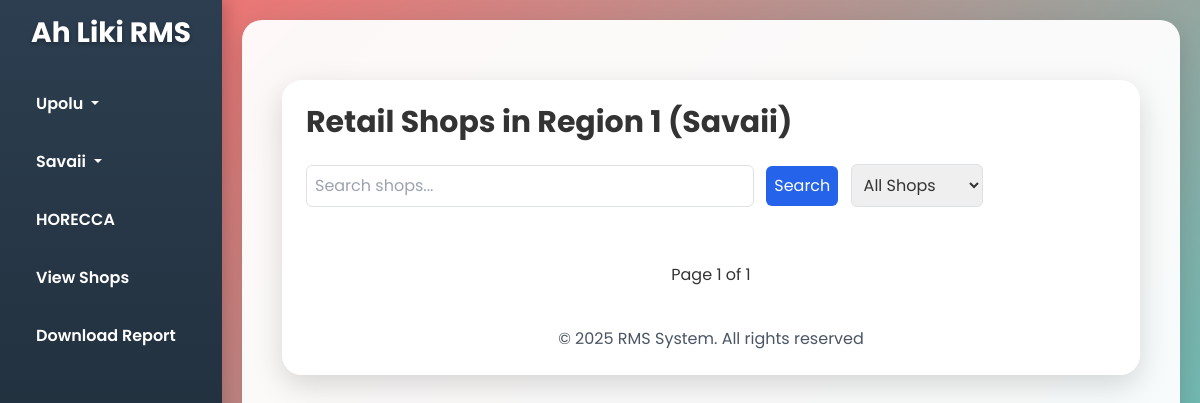
Page /savaii/Region 1/ on the earlier database version.
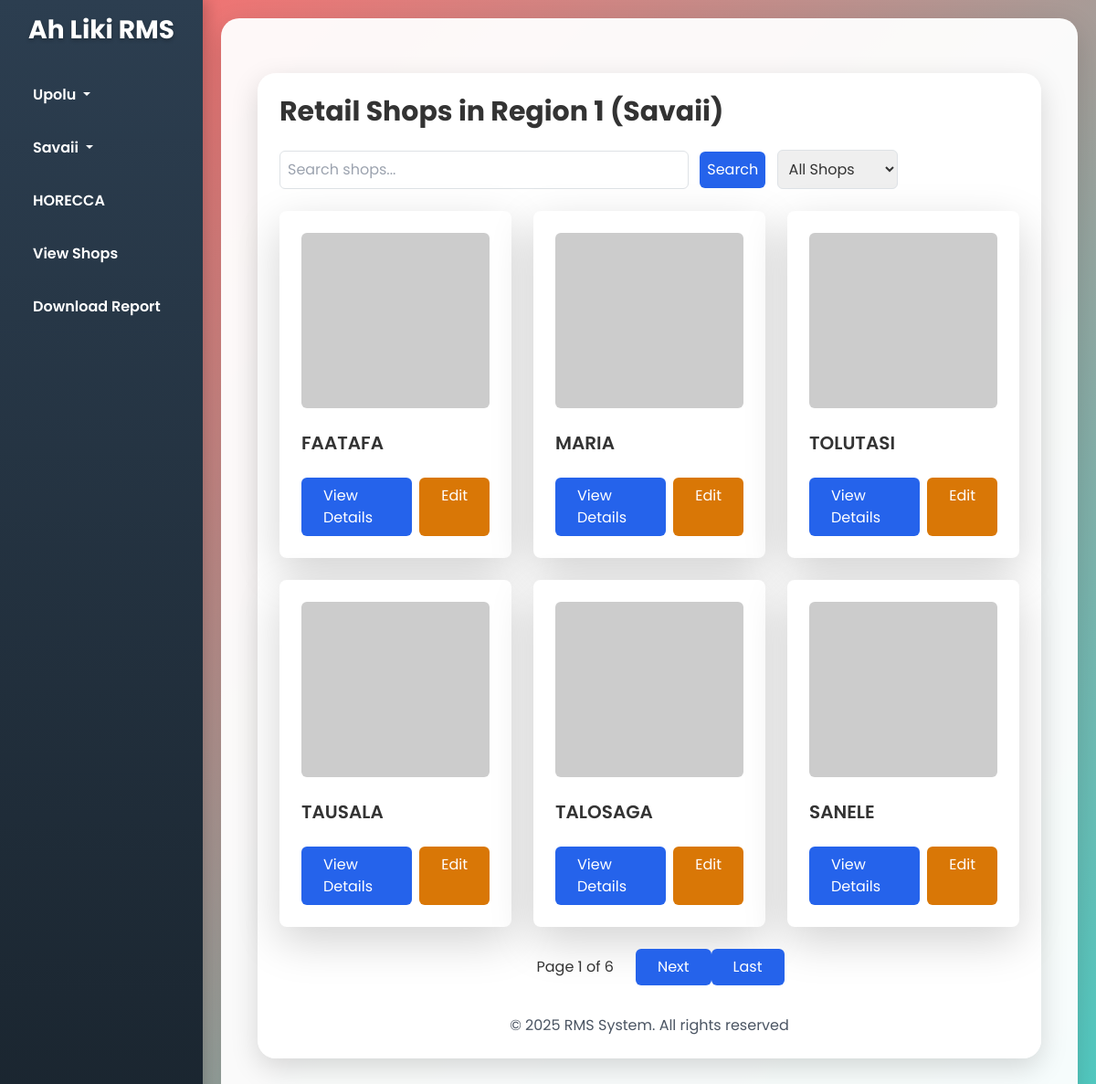
Same page on the later database version.
### shops/models.py (models this page shows, shortened)
class Shop(models.Model):
    ISLAND_CHOICES = [
        ('Upolu', 'Upolu'),
        ('Savaii', 'Savaii'),
    ]
    REGION_CHOICES = [
        ('Region 1', 'Region 1'),
        ('Region 2', 'Region 2'),
        ('Region 3', 'Region 3'),
        ('Region 4', 'Region 4'),
    ]
    name = models.CharField(max_length=255)
    owner = models.CharField(max_length=255, blank=True, null=True, default='n/a')
    phone = models.CharField(max_length=15, blank=True, null=True, default='n/a')
    address = models.CharField(max_length=255, blank=True, null=True, default='n/a')
    island = models.CharField(max_length=50, choices=ISLAND_CHOICES, default='Upolu')
    region = models.CharField(max_length=50, choices=REGION_CHOICES, default='Region 1')
    business_license = models.ImageField(upload_to='media/licenses/' , blank=True, null=True)
    tip_top = models.BooleanField(default=False)

### shops/views.py (the view)
# urls.py: path('savaii/<str:region>/', views.savaii_shops, name='savaii_shops'),
def savaii_shops(request, region):
    query = request.GET.get('q')
    tip_top = request.GET.get('tip_top')
    shops = Shop.objects.filter(island='Savaii', region=region)
    if query:
        shops = shops.filter(name__icontains=query)
    if tip_top is not None:
        if tip_top == '1':
            shops = shops.filter(tip_top=True)
        elif tip_top == '0':
            shops = shops.filter(tip_top=False)
    paginator = Paginator(shops, 6)
    page_number = request.GET.get('page')
    page_obj = paginator.get_page(page_number)
    return render(request, 'shops/savaii_shops.html', {'page_obj': page_obj, 'region': region})

### shops/templates/shops/savaii_shops.html (shortened to what this page needs)
{% extends 'shops/base.html' %}
{% block content %}
<div class="container mx-auto p-4">
    <h1 class="text-3xl font-bold mb-6">Retail Shops in {{ region }} (Savaii)</h1>
    <form method="GET" class="mb-6">
        <input type="text" name="q" placeholder="Search shops..." value="{{ request.GET.q }}" class="border p-2 rounded w-full max-w-md">
        <button type="submit" class="bg-blue-600 text-white p-2 rounded ml-2">Search</button>
        <select name="tip_top" class="border p-2 rounded ml-2">
            <option value="">All Shops</option>
        </select>
    </form>
    <div class="grid grid-cols-1 md:grid-cols-2 lg:grid-cols-3 gap-6">
        {% for shop in page_obj %}
        <div class="bg-white rounded-lg shadow-lg p-4">
            <div class="mb-4">
                {% if shop.images.first %}
                    <img src="{{ shop.images.first.image.url }}" alt="{{ shop.name }}" class="w-full h-48 object-cover rounded">
                {% else %}
                    <img src="https://via.placeholder.com/150" alt="No image" class="w-full h-48 object-cover rounded">
                {% endif %}
            </div>
            <h2 class="text-xl font-semibold">{{ shop.name }}</h2>
            <div class="mt-4 flex space-x-2">
                <a href="{% url 'shop_detail' shop.id %}" class="bg-blue-600 text-white px-4 py-2 rounded hover:bg-blue-700">View Details</a>
                <a href="{% url 'edit_shop' shop.id %}" class="bg-yellow-600 text-white px-4 py-2 rounded hover:bg-yellow-700">Edit</a>
            </div>
        </div>
        {% endfor %}
    </div>
    <div class="mt-6 flex justify-center">
        <div class="inline-flex">
            <span class="flex items-center px-4 py-2">Page {{ page_obj.number }} of {{ page_obj.paginator.num_pages }}</span>
            {% if page_obj.has_next %}
                <a href="?page={{ page_obj.next_page_number }}" class="bg-blue-600 text-white px-4 py-2 rounded hover:bg-blue-700">Next</a>
                <a href="?page={{ page_obj.paginator.num_pages }}" class="bg-blue-600 text-white px-4 py-2 rounded hover:bg-blue-700">Last</a>
            {% endif %}
        </div>
    </div>
    <footer class="mt-8 text-center text-gray-600">
        <p>© 2025 RMS System. All rights reserved</p>
    </footer>
</div>
{% endblock %}

Differences in the rows shown:
added Shop: name "FAATAFA"
added Shop: name "MARIA"
added Shop: name "TOLUTASI"
added Shop: name "TAUSALA"
added Shop: name "TALOSAGA"
added Shop: name "SANELE"
Other differences:
{{ page_obj.paginator.num_pages }}: "1" → "6"
text now shown: "Next Last"
